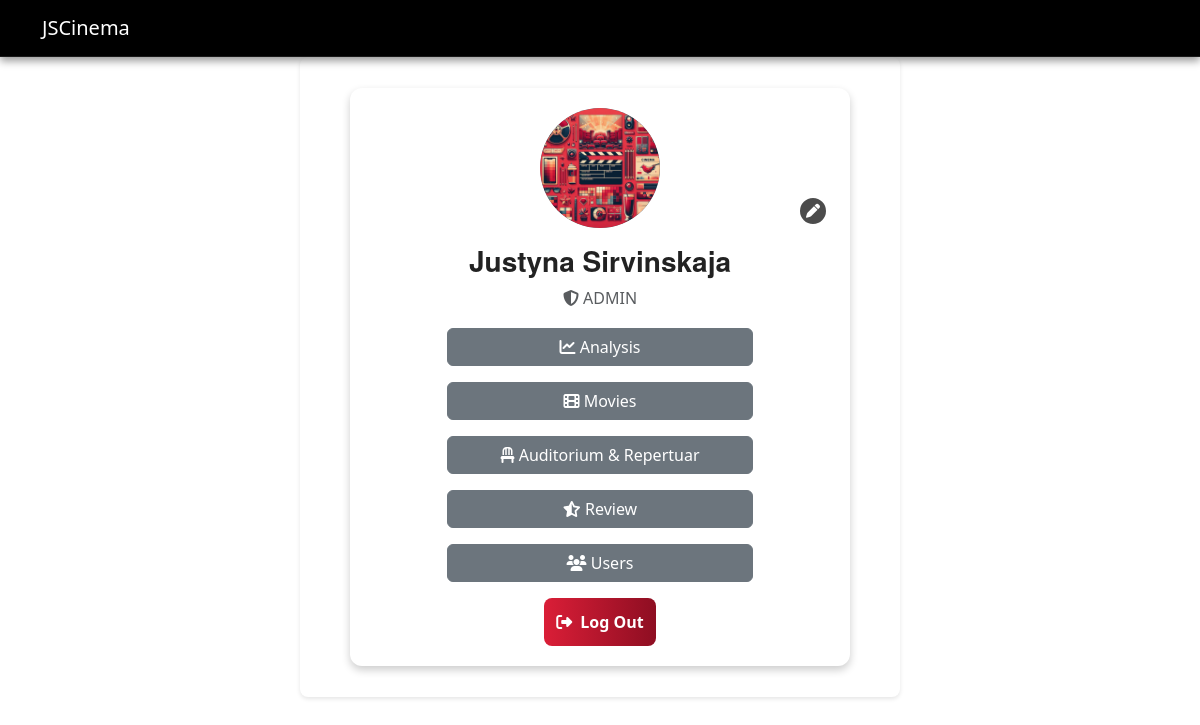
Screenshot of /profile.php (signed in) with the database file from the repository.
### tables this page shows
CREATE TABLE `users` (
  `id` int(11) NOT NULL,
  `email` varchar(255) DEFAULT NULL,
  `imie` varchar(50) NOT NULL,
  `nazwisko` varchar(50) NOT NULL,
  `password` varchar(255) NOT NULL,
  `data_urodzenia` date NOT NULL,
  `profile_image` varchar(255) DEFAULT NULL,
  `Status` varchar(255) DEFAULT NULL,
  `created_at` timestamp NOT NULL DEFAULT current_timestamp()
);

### profile.php (the view, shortened to what this page needs)
<?php
$conn = new mysqli('localhost', 'root', '', 'cinemajs');
$user_id = $_SESSION['user_id'];
$sql = "SELECT imie, nazwisko, email, Status, profile_image FROM users WHERE id = ?";
$stmt = $conn->prepare($sql);
$stmt->bind_param("i", $user_id);
$stmt->execute();
$result = $stmt->get_result();
if ($result->num_rows > 0) {
    $user = $result->fetch_assoc();
} else {
    die("User not found!");
}
$firstInitial = strtoupper(substr($user['imie'], 0, 1));
$lastInitial = strtoupper(substr($user['nazwisko'], 0, 1));
$initials = $firstInitial . $lastInitial;
$profileImage = !empty($user['profile_image']) ? "uploads/" . htmlspecialchars($user['profile_image']) : "";
?>
<!DOCTYPE html>
<html lang="pl">
<head>
    <link href="https://cdn.jsdelivr.net/npm/bootstrap@5.3.3/dist/css/bootstrap.min.css" rel="stylesheet">
    <link rel="stylesheet" href="style.css">
    <link rel="stylesheet" href="https://cdnjs.cloudflare.com/ajax/libs/font-awesome/6.4.2/css/all.min.css">
</head>
<body>
<nav class="navbar navbar-expand-lg navbar-dark bg-dark">
    <div class="container">
        <a class="navbar-brand" href="index.php">JSCinema</a>
    </div>
</nav>
<div class="container profile-container">
    <div class="profile-card">
        <div class="profile-avatar-container">
            <div class="profile-avatar">
                <?php if ($profileImage): ?>
                    <img src="<?php echo $profileImage; ?>" alt="Profile Image" class="rounded-circle profile-image">
                <?php else: ?>
                    <div class="initials"><?php echo $initials; ?></div>
                <?php endif; ?>
            </div>
            <span class="edit-icon" onclick="document.getElementById('profileImageInput').click();">
                <i class="fa-solid fa-pen"></i>
            </span>
        </div>
        <h3 class="fw-bold mt-3"><?php echo htmlspecialchars($user['imie'] . " " . $user['nazwisko']); ?></h3>
        <?php if ($user['Status'] == 'user'): ?>
            <p class="text-muted"><i class="fa-solid fa-star"></i> JSCinema club member</p>
        <?php else: ?>
            <p class="text-muted"><i class="fa-solid fa-shield-halved"></i> ADMIN</p>
        <?php endif; ?>
        <div class="d-grid gap-3 col-md-8 mx-auto">
            <?php if ($user['Status'] == 'admin'): ?>
                <a href="analysis.php" class="btn btn-secondary">
                    <i class="fa-solid fa-chart-line"></i> Analysis
                </a>
                <a href="movie_admin.php" class="btn btn-secondary">
                    <i class="fa-solid fa-film"></i> Movies
                </a>
                <a href="auditorium_repertuar.php" class="btn btn-secondary">
                    <i class="fa-solid fa-chair"></i> Auditorium & Repertuar
                </a>
                <a href="reviews_and_ratings_admin.php" class="btn btn-secondary">
                    <i class="fa-solid fa-star-half-stroke"></i> Review
                </a>
                <a href="users-admin.php" class="btn btn-secondary">
                    <i class="fa-solid fa-users"></i> Users
                </a>
            <?php endif; ?>
        </div>
        <a href="logout.php" class="btn profile-logout mt-3">
            <i class="fa-solid fa-right-from-bracket me-2"></i>Log Out
        </a>
    </div>
</div>
</body>
</html>

### style.css (style rules this page uses)
h1, h2, h3, h4, h5, h6 { font-family: "Helvetica Neue", Arial, sans-serif; font-weight: bold; color: #222; }
p { font-size: 16px; line-height: 1.6; }
.navbar { box-shadow: 0 4px 8px rgba(0, 0, 0, 0.4); z-index: 1000; background-color: rgba(0, 0, 0) !important; backdrop-filter: blur(6px); border-bottom: 1px solid rgba(255,255,255,0.1); }
.profile-container { background-color: #fff; padding: 20px; border-radius: 8px; box-shadow: 0 2px 4px rgba(0, 0, 0, 0.1); max-width: 600px; margin: auto; display: flex; justify-content: center; align-items: center; min-height: 80vh; }
.profile-card { max-width: 500px; width: 100%; min-height: 350px; position: relative; background: white; box-shadow: 0px 4px 8px rgba(0, 0, 0, 0.2); border-radius: 12px; padding: 20px; text-align: center; }
.profile-avatar-container { display: flex; justify-content: center; align-items: center; position: relative; margin-bottom: 15px; }
.profile-avatar { width: 120px; height: 120px; border-radius: 50%; background-color: #6c757d; color: white; display: flex; align-items: center; justify-content: center; font-size: 40px; font-weight: bold; text-transform: uppercase; position: relative; overflow: hidden; }
.profile-avatar img { width: 100%; height: 100%; object-fit: cover; display: block; }
.edit-icon { position: absolute; bottom: 2px; right: 2px; background: rgba(0, 0, 0, 0.7); color: white; padding: 6px; border-radius: 50%; cursor: pointer; display: flex; align-items: center; justify-content: center; width: 30px; height: 30px; font-size: 14px; border: 2px solid white; }
.profile-logout { background: linear-gradient(90deg, #DA1E37, #8e0e22); color: white; font-weight: 600; border: none; padding: 12px; border-radius: 8px; transition: 0.3s; }

### rows the page displays
users: profile_image (picture), imie+nazwisko "Justyna Sirvinskaja"
